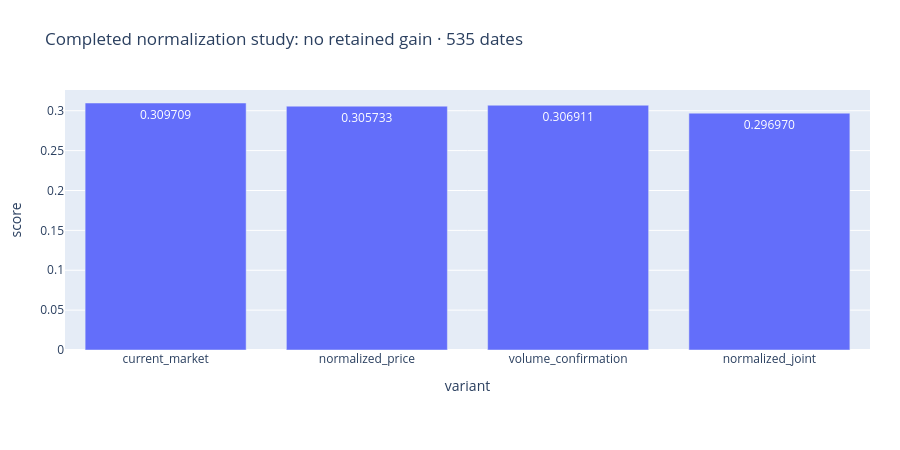

Notebook code cell kept with this figure:
### Markdown cell above
## Prior family conclusion

### Code cell
figures[0][1].show(renderer='plotly_mimetype')

### Figure 1 — Plotly figure (JSON) as saved in the notebook; plotly's stock layout.template omitted (floating-point values rounded to 4 significant figures)
{"data": [{"hovertemplate": "variant=%{x}<br>score=%{y}<extra></extra>", "legendgroup": "", "marker": {"color": "#636efa", "pattern": {"shape": ""}}, "name": "", "orientation": "v", "showlegend": false, "textposition": "auto", "texttemplate": "%{y:.6f}", "type": "bar", "x": ["current_market", "normalized_price", "volume_confirmation", "normalized_joint"], "xaxis": "x", "y": [0.3097, 0.3057, 0.3069, 0.297], "yaxis": "y"}], "layout": {"barmode": "relative", "height": 450, "legend": {"title": {"text": ""}, "tracegroupgap": 0}, "margin": {"b": 100, "l": 65, "r": 30, "t": 90}, "title": {"text": "Completed normalization study: no retained gain · 535 dates"}, "xaxis": {"anchor": "y", "domain": [0, 1], "title": {"text": "variant"}}, "yaxis": {"anchor": "x", "domain": [0, 1], "title": {"text": "score"}}}}
